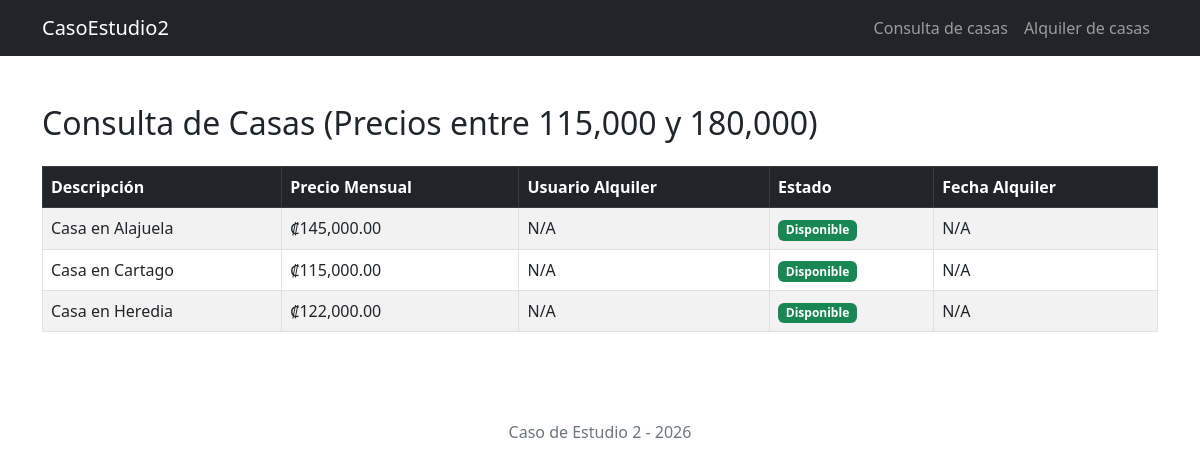
Page /View/consultarCasas.php on the committed database.
### tables this page shows
CREATE TABLE `casassistema` (
  `IdCasa` bigint(20) NOT NULL AUTO_INCREMENT,
  `DescripcionCasa` varchar(30) NOT NULL,
  `PrecioCasa` decimal(10,2) NOT NULL,
  `UsuarioAlquiler` varchar(30) DEFAULT NULL,
  `FechaAlquiler` datetime DEFAULT NULL,
  PRIMARY KEY (`IdCasa`)
);

### Model/CasasModel.php (called while the page is built, shortened)
<?php
function ConsultarCasasModel()
{
    $casas = array();
    try {
        $conn = OpenDB();
        $query = "CALL sp_ConsultarCasas()";
        $resultado = $conn->query($query);
        if ($resultado && $resultado->num_rows > 0) {
            while ($row = $resultado->fetch_assoc()) {
                $casas[] = $row;
            }
        }
    } catch (Exception $e) {
        AddError($e, "ConsultarCasasModel");
    }
    return $casas;
}
?>

### Controller/CasasController.php (called while the page is built)
<?php
require_once $_SERVER['DOCUMENT_ROOT'] . '/CasoEstudio2/Model/CasasModel.php';
function ObtenerCasasConsulta()
{
    return ConsultarCasasModel();
}
?>

### View/consultarCasas.php (the view, shortened to what this page needs)
<?php
require_once $_SERVER['DOCUMENT_ROOT'] . '/CasoEstudio2/Controller/CasasController.php';
include_once $_SERVER['DOCUMENT_ROOT'] . '/CasoEstudio2/View/Layout.php';
$listaCasas = ObtenerCasasConsulta();
?>
<!DOCTYPE html>
<html lang="es">
<head>
    <link
        href="https://cdn.jsdelivr.net/npm/bootstrap@5.3.0/dist/css/bootstrap.min.css"
        rel="stylesheet">
</head>
<body>
    <?php
    Navbar();
    ?>
    <div class="container mt-5">
        <h2 class="mb-4">
            Consulta de Casas (Precios entre 115,000 y 180,000)
        </h2>
        <div class="table-responsive">
            <table class="table table-bordered table-striped align-middle">
                <thead class="table-dark">
                    <tr>
                        <th>Descripción</th>
                        <th>Precio Mensual</th>
                        <th>Usuario Alquiler</th>
                        <th>Estado</th>
                        <th>Fecha Alquiler</th>
                    </tr>
                </thead>
                <tbody>
                    <?php if (count($listaCasas) > 0): ?>
                        <?php foreach ($listaCasas as $casa): ?>
                            <tr>
                                <td>
                                    <?php echo htmlspecialchars($casa['DescripcionCasa']); ?>
                                </td>
                                <td>
                                    ₡<?php echo number_format($casa['PrecioCasa'], 2); ?>
                                </td>
                                <td>
                                    <?php echo htmlspecialchars($casa['UsuarioAlquiler']); ?>
                                </td>
                                <td>
                                    <?php if ($casa['Estado'] === 'Disponible'): ?>
                                        <span class="badge bg-success">
                                            Disponible
                                        </span>
                                    <?php else: ?>
                                        <span class="badge bg-danger">
                                            Reservada
                                        </span>
                                    <?php endif; ?>
                                </td>
                                <td>
                                    <?php
                                    echo $casa['FechaFormateada']
                                        ? $casa['FechaFormateada']
                                        : 'N/A';
                                    ?>
                                </td>
                            </tr>
                        <?php endforeach; ?>
                    <?php endif; ?>
                </tbody>
            </table>
        </div>
    </div>
    <?php
    Footer();
    ?>
</body>
</html>

### View/Layout.php (shortened to what this page needs)
<?php
function Navbar()
{
    echo '
        <nav class="navbar navbar-expand-lg navbar-dark bg-dark">
            <div class="container">
                <a class="navbar-brand" href="consultarCasas.php">
                    CasoEstudio2
                </a>
                <button class="navbar-toggler" type="button"
                    data-bs-toggle="collapse"
                    data-bs-target="#menuPrincipal">
                    <span class="navbar-toggler-icon"></span>
                </button>
                <div class="collapse navbar-collapse" id="menuPrincipal">
                    <div class="navbar-nav ms-auto">
                        <a class="nav-link" href="consultarCasas.php">
                            Consulta de casas
                        </a>
                        <a class="nav-link" href="alquilarCasa.php">
                            Alquiler de casas
                        </a>
                    </div>
                </div>
            </div>
        </nav>
    ';
}
function Footer()
{
    echo '
        <footer class="text-center text-secondary py-4 mt-5">
            <p class="mb-0">Caso de Estudio 2 - 2026</p>
        </footer>
    ';
}
?>

### rows in the picture
casassistema: DescripcionCasa "Casa en Alajuela", PrecioCasa "145,000.00", UsuarioAlquiler "N/A"
casassistema: DescripcionCasa "Casa en Cartago", PrecioCasa "115,000.00", UsuarioAlquiler "N/A"
casassistema: DescripcionCasa "Casa en Heredia", PrecioCasa "122,000.00", UsuarioAlquiler "N/A"
